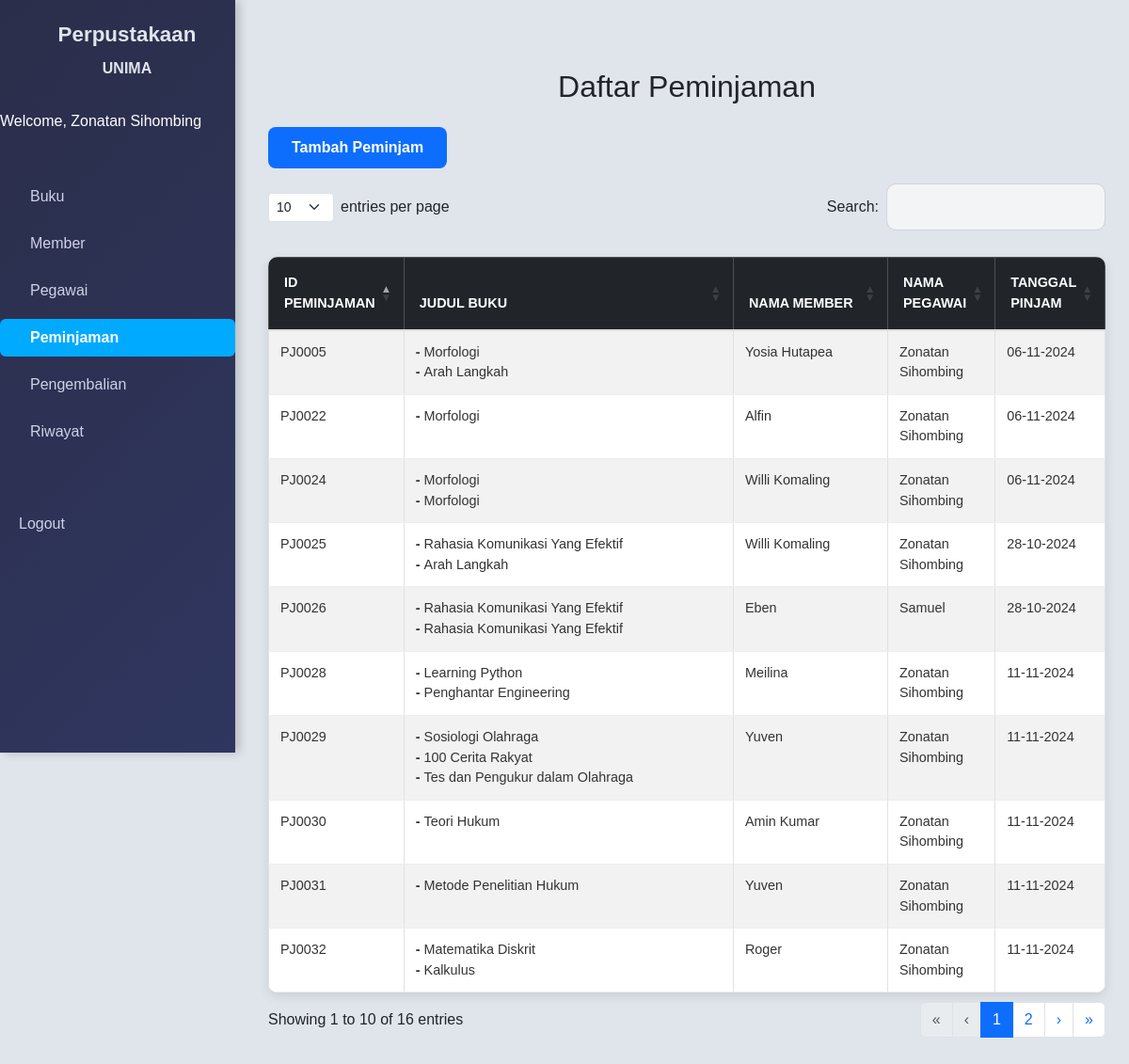
The page /public/peminjaman (signed in) on the database its author committed.
### tables this page shows
CREATE TABLE `peminjaman` (
  `id_peminjaman` varchar(15) NOT NULL,
  `id_buku` varchar(15) DEFAULT NULL,
  `id_buku_2` varchar(15) DEFAULT NULL,
  `id_buku_3` varchar(15) DEFAULT NULL,
  `id_member` int(11) DEFAULT NULL,
  `id_pegawai` int(11) DEFAULT NULL,
  `tanggal_pinjam` timestamp NOT NULL DEFAULT current_timestamp(),
  `status` enum('dipinjam','dikembalikan') DEFAULT 'dipinjam',
  `denda` decimal(10,2) DEFAULT 0.00
);

CREATE TABLE `buku` (
  `id_buku` varchar(15) NOT NULL,
  `judul` varchar(200) DEFAULT NULL,
  `kategori` varchar(100) DEFAULT NULL,
  `penerbit` varchar(100) DEFAULT NULL,
  `tahun` int(11) DEFAULT NULL,
  `gambar_sampul` varchar(255) DEFAULT NULL
);

CREATE TABLE `member` (
  `id_member` int(11) NOT NULL,
  `nama` varchar(100) DEFAULT NULL,
  `alamat` text DEFAULT NULL,
  `no_hp` varchar(15) DEFAULT NULL,
  `tanggal_daftar` timestamp NOT NULL DEFAULT current_timestamp(),
  `fakultas` varchar(100) DEFAULT NULL,
  `jurusan` varchar(100) DEFAULT NULL,
  `gambar_member` varchar(200) DEFAULT NULL
);

CREATE TABLE `pegawai` (
  `id_pegawai` int(11) NOT NULL,
  `nama` varchar(100) DEFAULT NULL,
  `username` varchar(50) DEFAULT NULL,
  `password` varchar(255) DEFAULT NULL,
  `hak_akses` enum('admin','petugas') NOT NULL,
  `gambar_pegawai` varchar(100) DEFAULT NULL
);

### app/core/Controller.php (called while the page is built, shortened)
<?php
class Controller {
    public function view($view, $data = [])
    {
        require_once '../app/views/' . $view . '.php' ;
    }
    public function model($model)
    {
        return new $model;
    }
}

### app/controllers/Peminjaman.php (called while the page is built, shortened)
<?php
class Peminjaman extends Controller {
    public function index()
    {
        $data['judul'] = 'Daftar Peminjaman';
        $data['peminjaman'] = $this->model('Peminjaman_model')->getAllPeminjaman();
        $this->view('peminjaman/index', $data);
    }
}

### app/core/App.php (called while the page is built, shortened)
<?php
class App {
    protected $method = 'index';
    public function __construct()
    {
        $url = $this->parseURL();
        if ($url && file_exists('../app/controllers/'. $url[0]. '.php')) {
            unset($url[0]);
        }
        $this->controller = new $this->controller;
        $this->params = $url ? array_values($url) : [];
        call_user_func_array([$this->controller, $this->method], $this->params);
    }
    public function parseURL()
    {
        if (isset($_GET['url'])) {
            $url = rtrim($_GET['url'], '/');
            $url = filter_var($url, FILTER_SANITIZE_URL);
            $url = explode('/', $url);
            return $url;
        }
        return null;
    }
}

### public/index.php (called while the page is built, shortened)
<?php
$app = new App;

### app/core/Database.php (called while the page is built, shortened)
<?php
class Database {
    Private $host = DB_HOST;
    private $user = DB_USER;
    private $pass = DB_PASS;
    private $db_name = DB_NAME;
    private $dbh;
    private $stmt;
    public function  __construct()
    {
        $dsn = 'mysql:host='. $this->host. '; dbname=' .$this->db_name;
        try{
            $this->dbh = new PDO($dsn, $this->user, $this->pass);
        } catch(PDOException $e) {
            die($e->getMessage());
        }
    }
    public function query($query)
    {
        $this->stmt = $this->dbh->prepare($query);
    }
    public function bind($param, $value, $type = null)
    {
        if (is_null($type)) {
            switch(true) {
                case is_int($value) :
                    $type = PDO::PARAM_INT;
                    break;
                default :
                    $type = PDO::PARAM_STR;
            }
        }
        $this->stmt->bindValue($param, $value, $type);
    }
    public function execute()
    {
        $this->stmt->execute();
    }
    public function resultSet()
    {
        $this->execute();
        return $this->stmt->fetchAll(PDO::FETCH_ASSOC);
    }
}

### app/models/Peminjaman_model.php (called while the page is built, shortened)
<?php
class Peminjaman_model {
    private $table = 'peminjaman';
    private $db;
    public function __construct()
    {
        $this->db = new Database;
    }
    public function getAllPeminjaman()
    {
        $query = "SELECT
                    peminjaman.*,
                    buku1.judul AS judul_buku,
                    buku2.judul AS judul_buku_2,
                    buku3.judul AS judul_buku_3,
                    member.nama AS nama_member,
                    pegawai.nama AS nama_pegawai
                  FROM peminjaman
                  LEFT JOIN buku AS buku1 ON peminjaman.id_buku = buku1.id_buku
                  LEFT JOIN buku AS buku2 ON peminjaman.id_buku_2 = buku2.id_buku
                  LEFT JOIN buku AS buku3 ON peminjaman.id_buku_3 = buku3.id_buku
                  INNER JOIN member ON peminjaman.id_member = member.id_member
                  INNER JOIN pegawai ON peminjaman.id_pegawai = pegawai.id_pegawai
                  WHERE peminjaman.status = :status";
        $this->db->query($query);
        $this->db->bind(':status', 'dipinjam');
        $peminjamanList = $this->db->resultSet();
        foreach ($peminjamanList as &$peminjaman) {
            if ($peminjaman['status'] === 'dipinjam') {
                $denda = $this->hitungDendaHarian($peminjaman['id_peminjaman']);
                $this->db->query("UPDATE " . $this->table . " SET denda = :denda WHERE id_peminjaman = :id_peminjaman");
                $this->db->bind('denda', $denda);
                $this->db->bind('id_peminjaman', $peminjaman['id_peminjaman']);
                $this->db->execute();
            } else {
                $peminjaman['denda'] = 0;
            }
        }
        return $peminjamanList;
    }
    public function hitungDendaHarian($id_peminjaman)
    {
        $this->db->query("SELECT tanggal_pinjam, id_buku, id_buku_2, id_buku_3 FROM " . $this->table . " WHERE id_peminjaman = :id_peminjaman");
        $this->db->bind('id_peminjaman', $id_peminjaman);
        $data = $this->db->single();
        if ($data) {
            $tanggalPinjam = new DateTime($data['tanggal_pinjam']);
            $tanggalPinjam = new DateTime($tanggalPinjam->format('Y-m-d'));
            $tanggalHariIni = new DateTime();
            $batasHariBebasDenda = 7;
            $dendaPerHariPerBuku = 5000;
            $jumlahBuku = 0;
            if (!empty($data['id_buku'])) $jumlahBuku++;
            if (!empty($data['id_buku_2'])) $jumlahBuku++;
            if (!empty($data['id_buku_3'])) $jumlahBuku++;
            $selisihHari = $tanggalPinjam->diff($tanggalHariIni)->days;
            $hariTerlambat = max(0, $selisihHari - $batasHariBebasDenda);
            $denda = $hariTerlambat * $dendaPerHariPerBuku * $jumlahBuku;
            return $denda;
        } else {
            return 0;
        }
    }
}

### app/views/peminjaman/index.php (the view, shortened to what this page needs)
<div class="container my-5">
    <h2 class="text-center mb-4">Daftar Peminjaman</h2>
    <div class="text-start mb-3">
        <a href="<?= BASEURL; ?>/peminjaman/form" class="btn btn-primary">Tambah Peminjam</a>
    </div>
    <table class="table table-bordered table-striped" id="peminjaman" style="table-layout: auto; width: 100%;">
        <thead class="table-dark">
            <tr>
                <th style="width: 5%;">ID Peminjaman</th>
                <th style="width: 70%;">Judul Buku</th>
                <th style="width: 30%;">Nama Member</th>
                <th style="width: 30%;">Nama Pegawai</th>
                <th style="width: 10%;">Tanggal Pinjam</th>
            </tr>
        </thead>
        <tbody>
            <?php foreach ($data['peminjaman'] as $peminjaman): ?>
            <tr>
                <td><?= $peminjaman['id_peminjaman']; ?></td>
                <td>
                    <strong>- </strong><?= $peminjaman['judul_buku']; ?>
                    <?php if (!empty($peminjaman['judul_buku_2'])): ?>
                        <br><strong>- </strong><?= $peminjaman['judul_buku_2']; ?>
                    <?php endif; ?>
                    <?php if (!empty($peminjaman['judul_buku_3'])): ?>
                        <br><strong>- </strong><?= $peminjaman['judul_buku_3']; ?>
                    <?php endif; ?>
                </td>
                <td><?= $peminjaman['nama_member']; ?></td>
                <td><?= $peminjaman['nama_pegawai']; ?></td>
                <td><?= date("d-m-Y", strtotime($peminjaman['tanggal_pinjam'])); ?></td>
            </tr>
            <?php endforeach; ?>
        </tbody>
    </table>
</div>

### public/css/st.css (style rules this page uses)
body { display: flex; margin: 0; font-family: Arial, sans-serif; background-color: #e0e5ec; min-height: 100vh; overflow-x: hidden; }
.container { margin-left: 230px; padding: 25px; width: 100%; transition: margin-left 0.3s ease; }
.table { width: 100%; border-collapse: collapse; border-radius: 10px; overflow: hidden; box-shadow: 0 4px 12px rgba(0, 0, 0, 0.1); margin-top: 20px; }
.table thead { background-color: #f4f4f8; font-weight: 600; text-transform: uppercase; color: #555; }
.table thead th { padding: 16px; font-size: 0.9rem; border-bottom: 2px solid #ddd; text-align: left; }
.table tbody tr { transition: background-color 0.2s; }
.table tbody th, .table tbody td { padding: 12px; font-size: 0.9rem; color: #333; border-bottom: 1px solid #eee; }
.btn-primary { border: none; border-radius: 8px; padding: 10px 25px; font-weight: 600; transition: background-color 0.2s; }
.table { width: 100%; border-collapse: collapse; }

### rows shown on the page
peminjaman: id_peminjaman "PJ0005", id_buku.judul "Morfologi", id_buku_2.judul "Arah Langkah", id_member.nama "Yosia Hutapea", id_pegawai.nama "Zonatan Sihombing", tanggal_pinjam "06-11-2024"
peminjaman: id_peminjaman "PJ0022", id_buku.judul "Morfologi", id_member.nama "Alfin", id_pegawai.nama "Zonatan Sihombing", tanggal_pinjam "06-11-2024"
peminjaman: id_peminjaman "PJ0024", id_buku_2.judul "Morfologi", id_member.nama "Willi Komaling", id_pegawai.nama "Zonatan Sihombing", tanggal_pinjam "06-11-2024"
peminjaman: id_peminjaman "PJ0025", id_buku.judul "Rahasia Komunikasi Yang Efektif", id_buku_2.judul "Arah Langkah", id_member.nama "Willi Komaling", id_pegawai.nama "Zonatan Sihombing", tanggal_pinjam "28-10-2024"
peminjaman: id_peminjaman "PJ0026", id_buku_2.judul "Rahasia Komunikasi Yang Efektif", id_member.nama "Eben", id_pegawai.nama "Samuel", tanggal_pinjam "28-10-2024"
peminjaman: id_peminjaman "PJ0028", id_buku.judul "Learning Python", id_buku_2.judul "Penghantar Engineering", id_member.nama "Meilina", id_pegawai.nama "Zonatan Sihombing", tanggal_pinjam "11-11-2024"
peminjaman: id_peminjaman "PJ0029", id_buku.judul "Sosiologi Olahraga", id_buku_2.judul "100 Cerita Rakyat", id_buku_3.judul "Tes dan Pengukur dalam Olahraga", id_member.nama "Yuven", id_pegawai.nama "Zonatan Sihombing", tanggal_pinjam "11-11-2024"
peminjaman: id_peminjaman "PJ0030", id_buku.judul "Teori Hukum", id_member.nama "Amin Kumar", id_pegawai.nama "Zonatan Sihombing", tanggal_pinjam "11-11-2024"
peminjaman: id_peminjaman "PJ0031", id_buku.judul "Metode Penelitian Hukum", id_member.nama "Yuven", id_pegawai.nama "Zonatan Sihombing", tanggal_pinjam "11-11-2024"
peminjaman: id_peminjaman "PJ0032", id_buku.judul "Matematika Diskrit", id_buku_2.judul "Kalkulus", id_member.nama "Roger", id_pegawai.nama "Zonatan Sihombing", tanggal_pinjam "11-11-2024"

### other values the page prints
$_SESSION['nama'] "Zonatan Sihombing"
